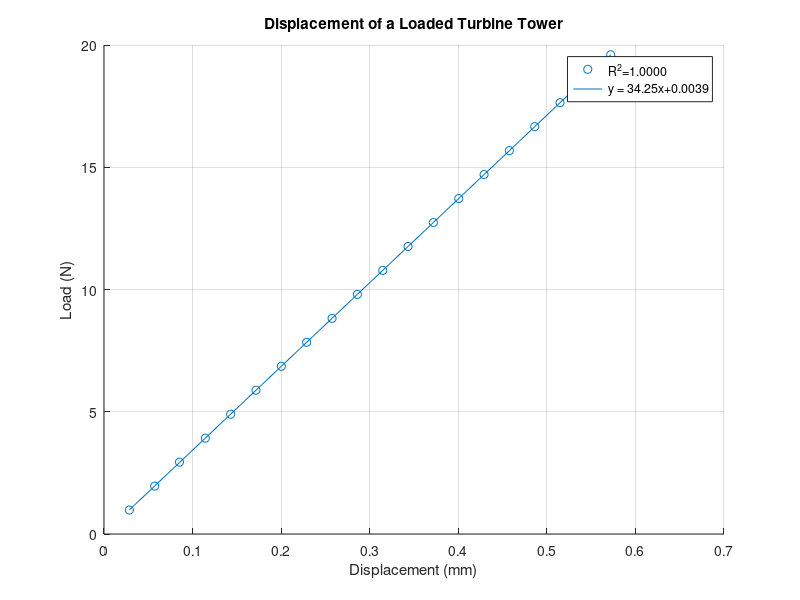

MATLAB code for this plot:
clear
clc
load = [0.98	1.96	2.94	3.92	4.9	5.88	6.86	7.84	8.82	9.8	10.78	11.76	12.74	13.72	14.7	15.68	16.66	17.64	18.62	19.6];
displacement = [2.861*10^(-2)	5.721*10^(-2)	8.520*10^(-2)	1.144*10^(-1)	1.430*10^(-1)	1.716*10^(-1)	2.002*10^(-1)	2.288*10^(-1)	2.575*10^(-1)	2.861*10^(-1)	3.147*10^(-1)	3.433*10^(-1)	3.719*10^(-1)	4.005*10^(-1)	4.291*10^(-1)	4.577*10^(-1)	4.863*10^(-1)	5.149*10^(-1)	5.435*10^(-1)	5.721*10^(-1)];
scatter(displacement,load);
title('Displacement of a Loaded Turbine Tower');
xlabel('Displacement (mm)');
ylabel('Load (N)');
disp('Polyfit properties');
y1 = polyfit(displacement,load,1)
hold on
plot(displacement,polyval(y1,displacement));
legend('R^2=1.0000','y = 34.25x+0.0039');
grid;
hold off;
R = corrcoef(displacement,load)

